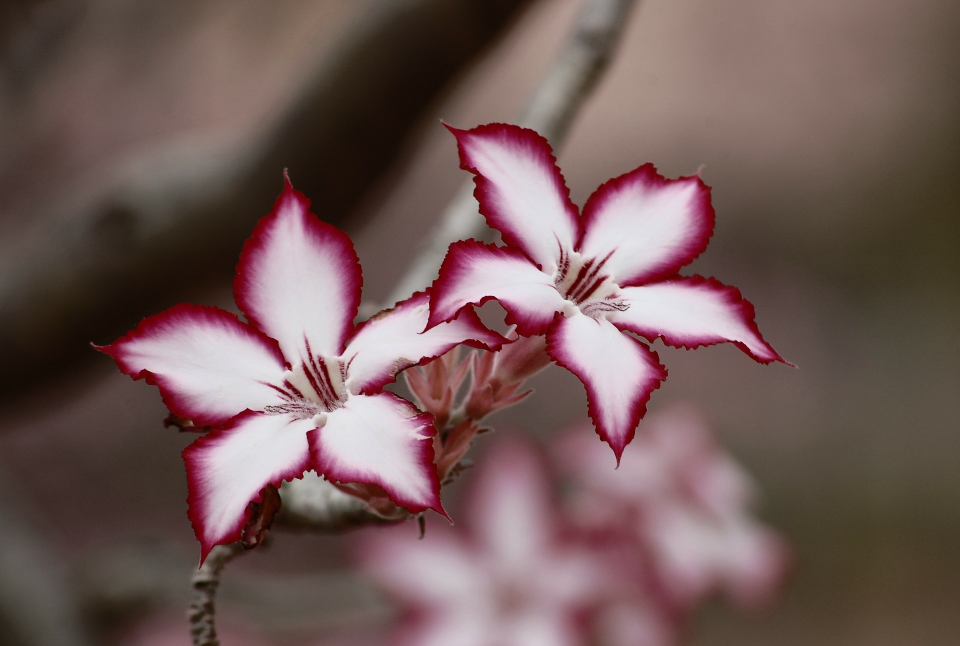
#> input picture Image Processing/Flower Images/flower.jpg, 1920 x 1292 px, given in place of butterfly.jpg, which was not available (shown at 1/2 size)
$ python 20-SubPlot.py
#> lines starting #> are read from the running program, lines starting #| are printed output that depends on the picture; pictures that were not available may be replaced by others from this repository, and a replacement may not be noted
import cv2
import matplotlib.pyplot as plt

path1 = "C://Users//Dhruvik//Desktop//All Programs//Image Processing//Images//butterfly.jpg"
path2 = "C://Users//Dhruvik//Desktop//All Programs//Image Processing//Images//dandelion.jpg"

img1 = cv2.imread(path1)
#> img1 is the input picture: shape (1292, 1920, 3); mean B, G, R 88, 90.1, 114.1
img2 = cv2.imread(path2)
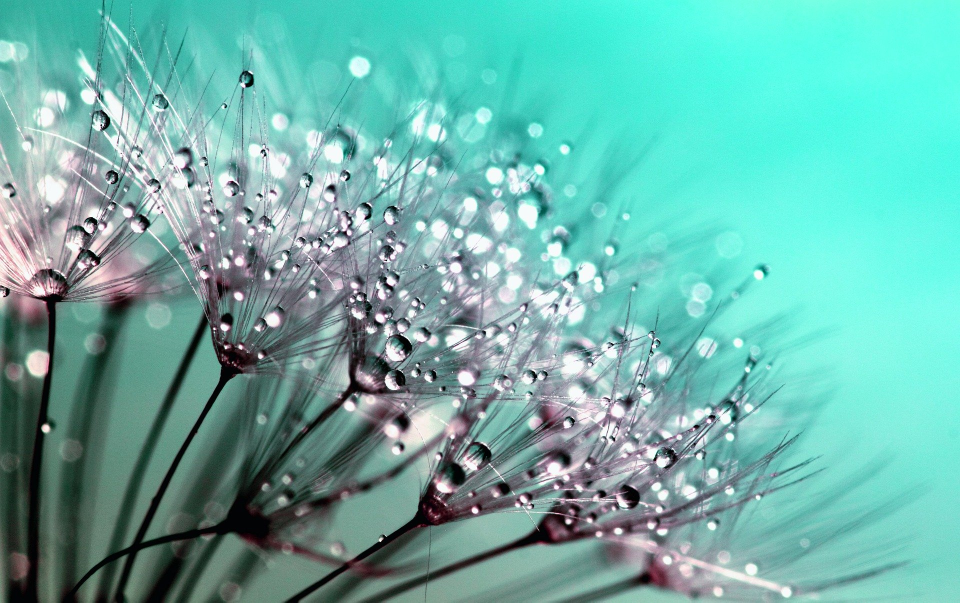
#> input picture Image Processing/Flower Images/dandelion.jpg, 1920 x 1205 px, found by its file name (shown at 1/2 size)
#> img2 is the input picture: shape (1205, 1920, 3); mean B, G, R 170.4, 178.7, 109.3

img1 = cv2.cvtColor(img1, cv2.COLOR_BGR2RGB)
img2 = cv2.cvtColor(img2, cv2.COLOR_BGR2RGB)

img2 = cv2.resize(img2,(img1.shape[1],img1.shape[0]))   # Resize img2 from img1
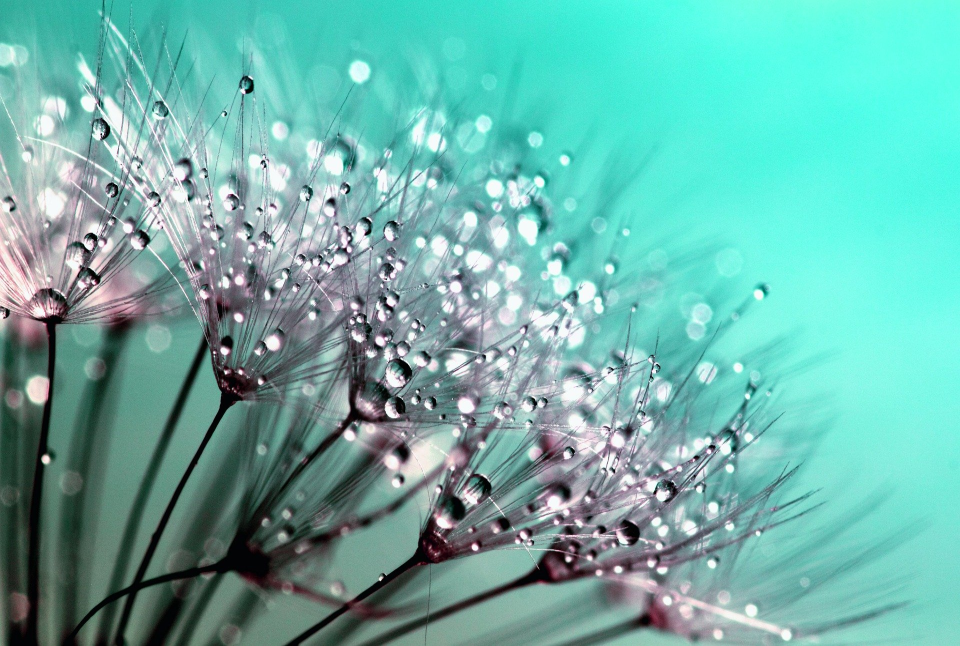
#> img2: shape (1292, 1920, 3) (shown at 1/2 size); mean R, G, B 109.2, 178.5, 170.3

plt.subplot(1,2,1)              # Row , Column , Position of Image (Pos. Starting from 1)
plt.imshow(img1)
plt.title("First Image")
plt.xticks([])
plt.yticks([])

plt.subplot(1,2,2)
plt.imshow(img2)
plt.title("Second Image")
plt.xticks([])
plt.yticks([])

plt.show()
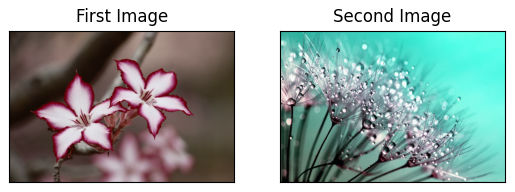
#> figure drawn by matplotlib, 2 panels

cv2.waitKey(0)
cv2.destroyAllWindows()
